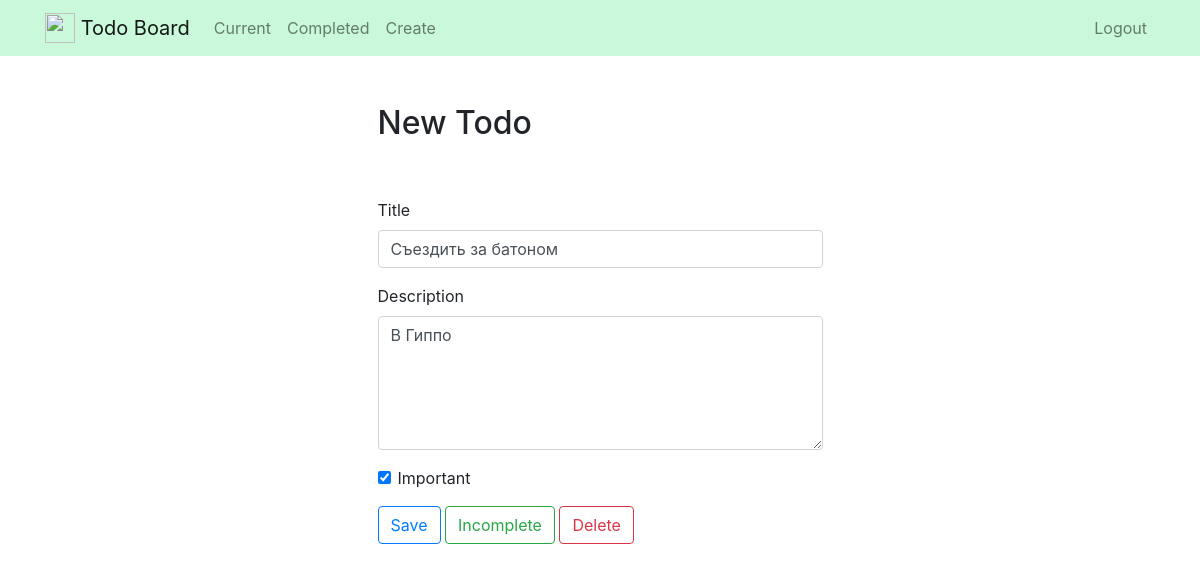
The page /todo/8 (signed in) on the database its author committed.
### todo/models.py (models this page shows, shortened)
class ToDo(models.Model):
    title = models.CharField(max_length=100)
    description = models.TextField(verbose_name='Description', blank=True)
    important = models.BooleanField(default=False)
    created = models.DateTimeField(auto_now_add=True)
    timecompleted = models.DateTimeField(null=True, blank=True, verbose_name='The time when it was completed')
    user = models.ForeignKey(User, on_delete=models.CASCADE)
    class Meta:
        verbose_name_plural = 'Titles'
        ordering = ['created']

### todo/views.py (the view, shortened to what this page needs)
# urls.py: path('todo/<int:todo_pk>', views.viewtodo, name='viewtodo'),
@login_required
def viewtodo(request, todo_pk):
    todo = get_object_or_404(ToDo, pk=todo_pk, user=request.user)
    if request.method == 'GET':
        form = TodoForm(instance=todo)
        return render(request, 'viewtodo.html', {'form': form, 'todo': todo})

### todo/forms.py
class TodoForm(ModelForm):
    class Meta:
        model = ToDo
        fields = ['title', 'description', 'important']

### templates/viewtodo.html (shortened to what this page needs)
{% extends "base.html" %}
{% block content %}
    <div class="row justify-content-center mt-5">
        <div class="col-md-5">
            <h2>New Todo</h2>
        </div>
    </div>
    <div class="row justify-content-center mt-5">
        <div class="col-md-5">
            <form method="POST">
                <div class="form-group">
                    <label for="title">Title</label>
                    <input type="text" name="title" class="form-control" id="title" value="{{ todo.title }}" required>
                </div>
                <div class="form-group">
                    <label for="description">Description</label>
                    <textarea name="description" rows="5" class="form-control" id="description" >{{ todo.description }}</textarea>
                </div>
                <div class="form-group form-check">
                    <input type="checkbox" name="important" class="form-check-input" id="important" {% if todo.important %}checked{% endif %}>
                    <label class="form-check-label" for="important">Important</label>
                </div>
                <button type="submit" class="btn btn-outline-primary">Save</button>
                {% if todo.timecompleted is None %}
                    <button type="button" class="btn btn-outline-success" onclick="$('#complete').click()">Complete</button>
                {% else %}
                    <button type="button" class="btn btn-outline-success" onclick="$('#incomplete').click()">Incomplete</button>
                {% endif %}
                <button type="button" class="btn btn-outline-danger" onclick="$('#delete').click()">Delete</button>
            </form>
        </div>
    </div>
{% endblock %}

### rows shown on the page
ToDo: title "Съездить за батоном", description "В Гиппо", important "☑"
